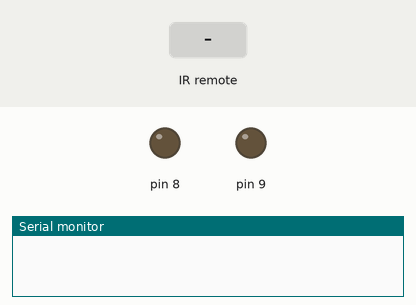
Simulated run of this sketch. Board: Arduino Uno, built with avr-gcc and run on an emulated ATmega328P. On the bench: output pins drawn as LEDs (lit = HIGH), the last lines printed to the serial monitor. The inputs (shaded band) are chosen by the test bench.

Above: at 1.2 s.
1.3 s: infrared code 0xFD08F7 received
At 1.9 s:
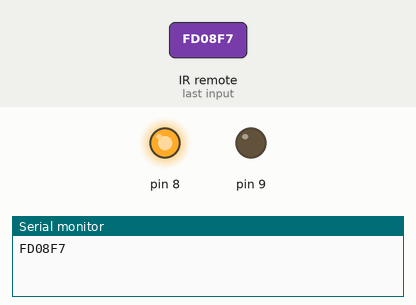
2.8 s: infrared code 0xFD8877 received
At 3.1 s:
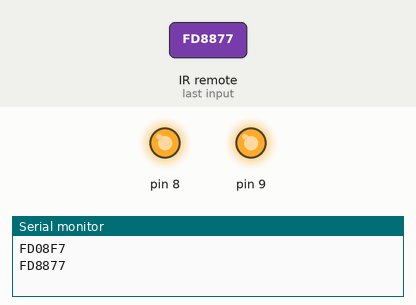
4.3 s: infrared code 0xFD30CF received
At 5.4 s:
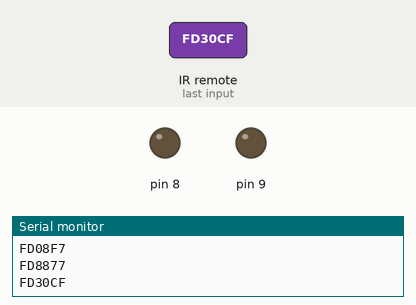
5.8 s: infrared code 0xFD8877 received
At 6.5 s:
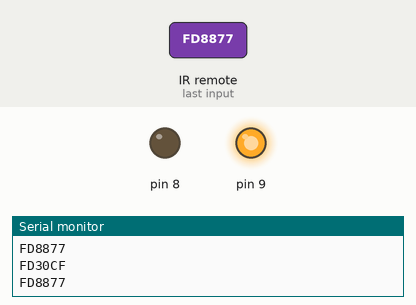
Timing chart, 0 to 8.3 s (numbered marks = the images above; inputs shaded):
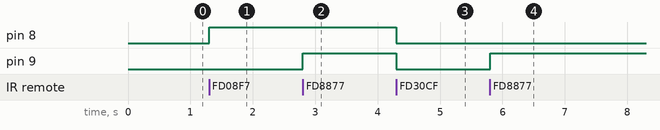

Measured:
- after the input at 1.3 s, pin 8: LOW → HIGH at once
- after the input at 2.8 s, pin 9: LOW → HIGH at once
- after the input at 4.3 s, pin 8, pin 9: HIGH → LOW at once
- after the input at 5.8 s, pin 9: LOW → HIGH at once

The sketch:

9b.ino
```cpp
#include "IRremote.h"

IRrecv irrecv(11); // указываем вывод, к которому подключен приемник

decode_results results;

void setup() {
  Serial.begin(9600); // выставляем скорость COM порта
  pinMode(8, OUTPUT);
  pinMode(9, OUTPUT);
  irrecv.enableIRIn(); // запускаем прием
}

void loop() {
  if ( irrecv.decode( &results )) { // если данные пришли
    Serial.println( results.value, HEX ); // печатаем данные
    if (results.value == 0xFD30CF) {
      // Нажата кнопка 0, гасим оба светодиода
      digitalWrite(8, LOW);
      digitalWrite(9, LOW);
    }
    if (results.value == 0xFD08F7) {
      // Нажата кнопка 1, зажигаем красный:
      digitalWrite(8, HIGH);
    }
    if (results.value == 0xFD8877) {
      // Нажата кнопка 2, зажигаем зеленый:
      digitalWrite(9, HIGH);
    }

    irrecv.resume(); // принимаем следующую команду
  }
}
```
